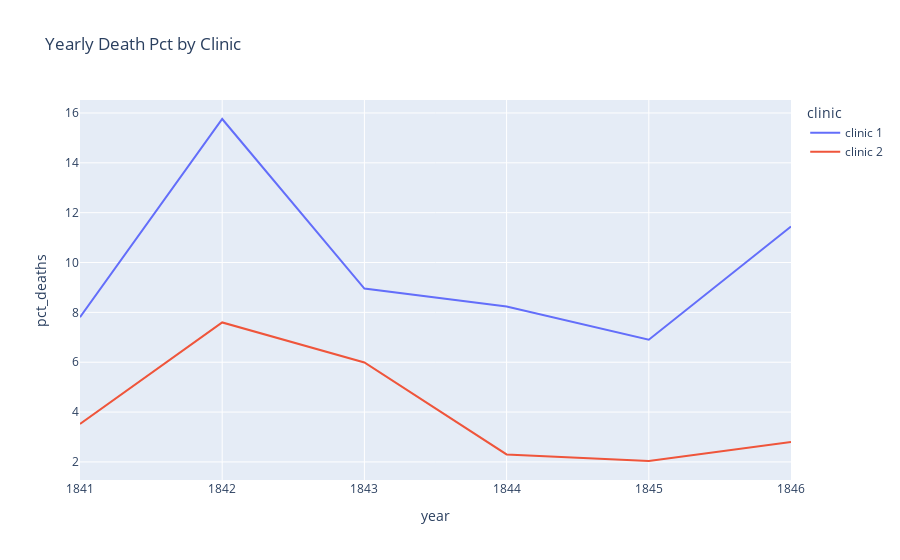

This figure's notebook cell:
### Markdown cell above
### Plotting the Proportion of Yearly Deaths by Clinic

### Code cell
line = px.line(df_yearly,
                x='year',
                y='pct_deaths',
                color='clinic',
                title='Yearly Death Pct by Clinic')

line.show()

### Figure 1 — Plotly figure (JSON) as saved in the notebook; plotly's stock layout.template omitted (floating-point values rounded to 4 significant figures)
{"data": [{"hovertemplate": "clinic=clinic 1<br>year=%{x}<br>pct_deaths=%{y}<extra></extra>", "legendgroup": "clinic 1", "line": {"color": "#636efa", "dash": "solid"}, "marker": {"symbol": "circle"}, "mode": "lines", "name": "clinic 1", "orientation": "v", "showlegend": true, "type": "scatter", "x": [1841, 1842, 1843, 1844, 1845, 1846], "xaxis": "x", "y": [7.806, 15.76, 8.954, 8.236, 6.901, 11.45], "yaxis": "y"}, {"hovertemplate": "clinic=clinic 2<br>year=%{x}<br>pct_deaths=%{y}<extra></extra>", "legendgroup": "clinic 2", "line": {"color": "#EF553B", "dash": "solid"}, "marker": {"symbol": "circle"}, "mode": "lines", "name": "clinic 2", "orientation": "v", "showlegend": true, "type": "scatter", "x": [1841, 1842, 1843, 1844, 1845, 1846], "xaxis": "x", "y": [3.522, 7.597, 5.988, 2.3, 2.036, 2.797], "yaxis": "y"}], "layout": {"legend": {"title": {"text": "clinic"}, "tracegroupgap": 0}, "title": {"text": "Yearly Death Pct by Clinic"}, "xaxis": {"anchor": "y", "domain": [0, 1], "title": {"text": "year"}}, "yaxis": {"anchor": "x", "domain": [0, 1], "title": {"text": "pct_deaths"}}}}
